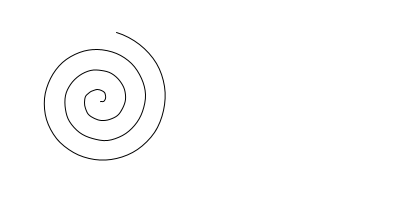
Frame 1 (no input)
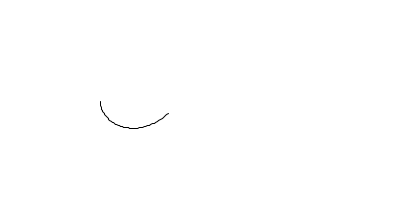
Frame 60 (the mouse pressed at the canvas centre just before this capture)
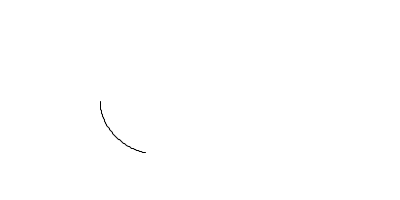
Frame 120 (the mouse held since frame 60 and released just before this capture)

The Processing sketch that drew these frames (run headless with seeded random() and noise(); from frame 60 on, the mouse is pressed at the canvas centre):

// Processing sketch: ModernArtClockPower
// ── ModernArtClockPower.pde
/* @pjs transparent=true; */
/* @pjs crisp=true; */

// Modern Art Clock
// O-R-G 

float powerCounter = 0;
int resonatorCounter = 0;
int displayCounter = 0;
int reverseSwitch = 1;


void setup() {
  size(400, 200);
  stroke(0);
  smooth();
  background(255);
}

void draw() {
  background(255); 

  displayCounter++;
  // powerCounter++; 
  
  if ( displayCounter % 14 == 0 ) {
     resonatorCounter++;  
  }
  
  if ( displayCounter % 180 == 0 ) {
      // reverseSwitch = reverseSwitch * -1;
  }
  
  powerCounter = ( ( ( displayCounter % 250 ) / 1.5 ) * reverseSwitch ) + 2.0;

  noFill();
  stroke(0);
  strokeWeight(1);
  // noStroke();
  // Angles for sin() and cos() start at 3 o'clock;
  // subtract HALF_PI to make them start at the top
  // ellipse(100, 100, 160, 160);
  // ellipse(300, 100, 160, 160);
  // ellipse(500, 100, 160, 160);
  // ellipse(300, 100, 160, 160);
  // float s = map(second(), 0, 60, 0, TWO_PI) - HALF_PI;
  // float m = map(minute(), 0, 60, 0, TWO_PI) - HALF_PI;
  float s = map(displayCounter % 60, 0, 60, 0, TWO_PI) - HALF_PI;
  float m = map((resonatorCounter % 2) + 30, 0, 60, 0, TWO_PI) - HALF_PI;
  float h = map(hour() % 12, 0, 12, 0, TWO_PI) - HALF_PI;
  stroke(0);
  strokeWeight(1);
  
  // Display
  // line(300, 100, cos(s) * 72 + 300, sin(s) * 72 + 100);

  // Resonator
  // line(200, 20, cos(m) * 68 + 200, sin(m) * 68 + 100);
  // ellipse(cos(m) * 68 + 200, sin(m) * 68 + 100, 20, 20);
    
  // line(300, 100, cos(h) * 44 + 300, sin(h) * 44 + 100);
  
  // Power
  translate(100,100);
  strokeWeight(1);
  beginShape();
  for(int i=0;i<60;i++) {
      // curveVertex((i*1.2)*sin(i/2.0),(i*1.2)*cos(i/2.0));
      curveVertex((i*1.2)*sin(i/powerCounter),(i*1.2)*cos(i/powerCounter));
  }
  endShape(); 
}
